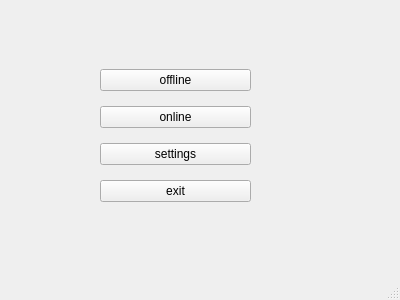
<?xml version="1.0" encoding="UTF-8"?>
<ui version="4.0">
 <class>MainWindow</class>
 <widget class="QMainWindow" name="MainWindow">
  <property name="geometry">
   <rect>
    <x>0</x>
    <y>0</y>
    <width>400</width>
    <height>300</height>
   </rect>
  </property>
  <property name="windowTitle">
   <string>MainWindow</string>
  </property>
  <widget class="QWidget" name="centralwidget">
   <widget class="QWidget" name="verticalLayoutWidget">
    <property name="geometry">
     <rect>
      <x>100</x>
      <y>60</y>
      <width>151</width>
      <height>151</height>
     </rect>
    </property>
    <layout class="QVBoxLayout" name="verticalLayout">
     <item>
      <widget class="QPushButton" name="pushButton_offline">
       <property name="text">
        <string>offline</string>
       </property>
      </widget>
     </item>
     <item>
      <widget class="QPushButton" name="pushButton_online">
       <property name="text">
        <string>online</string>
       </property>
      </widget>
     </item>
     <item>
      <widget class="QPushButton" name="pushButton_settings">
       <property name="text">
        <string>settings</string>
       </property>
      </widget>
     </item>
     <item>
      <widget class="QPushButton" name="pushButton_exit">
       <property name="text">
        <string>exit</string>
       </property>
      </widget>
     </item>
    </layout>
   </widget>
  </widget>
  <widget class="QMenuBar" name="menubar">
   <property name="geometry">
    <rect>
     <x>0</x>
     <y>0</y>
     <width>400</width>
     <height>27</height>
    </rect>
   </property>
  </widget>
  <widget class="QStatusBar" name="statusbar"/>
 </widget>
 <resources/>
 <connections/>
</ui>
